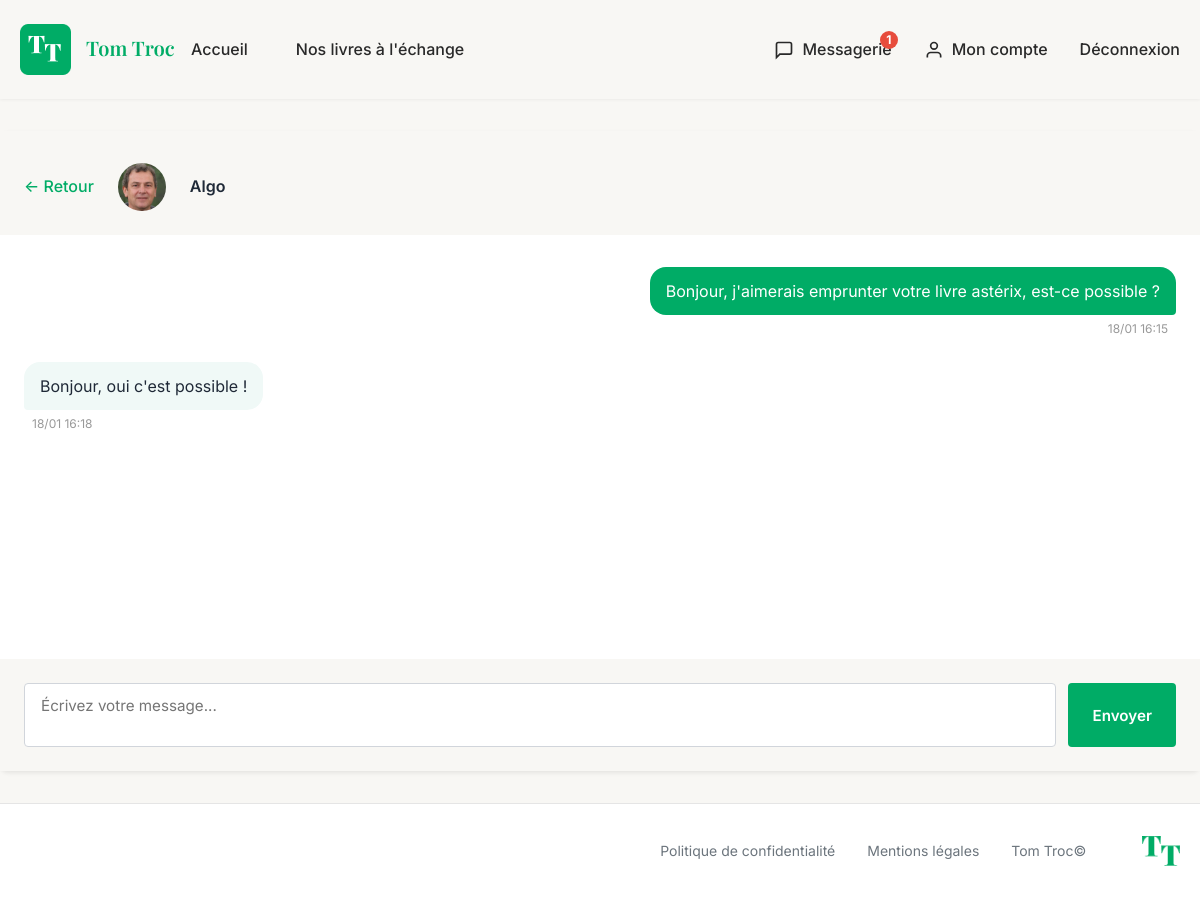
The app's page /index.php/messages/conversation?user_id=3 (signed in) with its own data.
### tables this page shows
CREATE TABLE `users` (
  `id` int(11) NOT NULL,
  `firstname` varchar(100) NOT NULL,
  `lastname` varchar(100) NOT NULL,
  `pseudo` varchar(50) DEFAULT NULL,
  `email` varchar(255) NOT NULL,
  `password` varchar(255) NOT NULL,
  `avatar` varchar(255) DEFAULT NULL,
  `bio` text DEFAULT NULL,
  `created_at` datetime DEFAULT current_timestamp()
);

CREATE TABLE `messages` (
  `id` int(11) NOT NULL,
  `sender_id` int(11) NOT NULL,
  `receiver_id` int(11) NOT NULL,
  `content` text NOT NULL,
  `is_read` tinyint(1) DEFAULT 0,
  `created_at` datetime DEFAULT current_timestamp()
);

### app/core/Controller.php (called while the page is built, shortened)
<?php
class Controller
{
    protected function generateCsrfToken(): string
    {
        return $_SESSION['csrf_token'];
    }
    protected function render(string $view, array $data = []): void
    {
        $data['csrf_token'] = $this->generateCsrfToken();
        extract($data);
        require __DIR__ . '/../views/' . $view . '.php';
        require __DIR__ . '/../views/layout.php';
    }
}

### app/controllers/MessageController.php (called while the page is built, shortened)
<?php
class MessageController extends Controller
{
    public function conversation(): void
    {
        $otherUserId = $_GET['user_id'] ?? null;
        $messageModel = new Message();
        $userModel = new User();
        $otherUser = $userModel->findById((int)$otherUserId);
        $messageModel->markAsRead($_SESSION['user_id'], (int)$otherUserId);
        $conversation = $messageModel->findConversation($_SESSION['user_id'], (int)$otherUserId);
        $this->render('messages/conversation', ['conversation' => $conversation, 'otherUser' => $otherUser]);
    }
}

### public/index.php (called while the page is built, shortened)
<?php
require '../config/start.php';
$router = new Router();
$router->addRoute('GET', '', 'HomeController', 'index');
$router->addRoute('GET', 'login', 'AuthController', 'login');
$router->addRoute('POST', 'login', 'AuthController', 'login');
$router->addRoute('GET', 'register', 'AuthController', 'register');
$router->addRoute('POST', 'register', 'AuthController', 'register');
$router->addRoute('GET', 'logout', 'AuthController', 'logout');
$router->addRoute('GET', 'books', 'BookController', 'index');
$router->addRoute('GET', 'books/show', 'BookController', 'show');
$router->addRoute('GET', 'books/create', 'BookController', 'create');
$router->addRoute('POST', 'books/create', 'BookController', 'create');
$router->addRoute('GET', 'books/edit', 'BookController', 'edit');
$router->addRoute('POST', 'books/edit', 'BookController', 'edit');
$router->addRoute('GET', 'my-books', 'BookController', 'myBooks');
$router->addRoute('GET', 'books/search', 'BookController', 'search');
$router->addRoute('GET', 'books/delete', 'BookController', 'delete');
$router->addRoute('GET', 'books/toggle-status', 'BookController', 'toggleStatus');
$router->addRoute('GET', 'profil', 'ProfilController', 'index');
$router->addRoute('GET', 'profil/edit', 'ProfilController', 'edit');
$router->addRoute('POST', 'profil/edit', 'ProfilController', 'edit');
$router->addRoute('GET', 'user', 'ProfilController', 'publicProfile');
$router->addRoute('GET', 'messages', 'MessageController', 'index');
$router->addRoute('GET', 'messages/conversation', 'MessageController', 'conversation');
$router->addRoute('POST', 'messages/send', 'MessageController', 'send');
$router->addRoute('GET', 'messages/delete', 'MessageController', 'delete');
$router->addRoute('GET', 'messages/poll', 'MessageController', 'poll');
$router->addRoute('POST', 'messages/save-preference', 'MessageController', 'savePreference');
$requestUri = $_SERVER['REQUEST_URI'];
$scriptName = $_SERVER['SCRIPT_NAME'];
$baseUri = str_replace('/public/index.php', '', $scriptName);
$uri = str_replace($baseUri, '', $requestUri);
$uri = trim($uri, '/');
$router->dispatch($_SERVER['REQUEST_METHOD'], $uri);

### config/start.php (called while the page is built, shortened)
<?php
spl_autoload_register(function ($class) {
    $path = str_replace('\\', '/', $class);
    $baseDir = __DIR__ . '/../';
    $namespaceMap = [
        'Controllers' => 'app/controllers/',
        'Models' => 'app/models/',
        'Core' => 'app/core/',
        'Config' => 'config/',
    ];
    foreach ($namespaceMap as $namespace => $dir) {
        if (strpos($path, $namespace) === 0) {
            $relativePath = str_replace($namespace . '/', '', $path);
            $file = $baseDir . $dir . $relativePath . '.php';
            break;
        }
    }
});

### config/Database.php (called while the page is built, shortened)
<?php
class Database
{
    private static ?Database $instance = null;
    private PDO $pdo;
    private function __construct()
    {
        try {
            $this->pdo = new PDO(
                "mysql:host=" . Config::DB_HOST . ";dbname=" . Config::DB_NAME . ";charset=utf8mb4",
                Config::DB_USER,
                Config::DB_PASSWORD
            );
            $this->pdo->setAttribute(PDO::ATTR_ERRMODE, PDO::ERRMODE_EXCEPTION);
            $this->pdo->setAttribute(PDO::ATTR_DEFAULT_FETCH_MODE, PDO::FETCH_ASSOC);
        } catch (PDOException $exception) {
            throw new PDOException("Erreur de connexion : " . $exception->getMessage());
        }
    }
    public static function getInstance(): Database
    {
        if (self::$instance === null) {
            self::$instance = new Database();
        }
        return self::$instance;
    }
    public function getConnection(): PDO
    {
        return $this->pdo;
    }
}

### app/core/Model.php (called while the page is built, shortened)
<?php
class Model
{
    public function __construct()
    {
        $this->pdo = Database::getInstance()->getConnection();
    }
}

### app/models/User.php (called while the page is built, shortened)
<?php
class User extends Model
{
    public function findById(int $id): ?array
    {
        $stmt = $this->pdo->prepare("SELECT * FROM users WHERE id = ?");
        $stmt->execute([$id]);
        $user = $stmt->fetch();
        return $user ?: null;
    }
}

### app/models/Message.php (called while the page is built, shortened)
<?php
class Message extends Model
{
    public function findConversation(int $userId1, int $userId2): array
    {
        $stmt = $this->pdo->prepare("SELECT messages.*, u1.firstname as sender_firstname, u1.lastname as sender_lastname, u2.firstname as receiver_firstname, u2.lastname as receiver_lastname FROM messages JOIN users u1 ON messages.sender_id = u1.id JOIN users u2 ON messages.receiver_id = u2.id WHERE (sender_id = ? AND receiver_id = ?) OR (sender_id = ? AND receiver_id = ?) ORDER BY created_at ASC");
        $stmt->execute([$userId1, $userId2, $userId2, $userId1]);
        return $stmt->fetchAll();
    }
}

### app/views/messages/conversation.php (the view, shortened to what this page needs)
<div class="conversation-wrapper" data-user-id="<?php echo htmlspecialchars($otherUser['id'], ENT_QUOTES, 'UTF-8'); ?>" data-last-message-id="<?php echo htmlspecialchars(end($conversation)['id'] ?? 0, ENT_QUOTES, 'UTF-8'); ?>">
    <div class="conversation-header">
        <a href="<?php echo BASE_URL; ?>/messages" class="back-button">← Retour</a>
        <div class="conversation-header-info">
            <div class="conversation-header-avatar">
                <?php if (isset($otherUser['avatar']) && $otherUser['avatar']) : ?>
                    <img src="<?php echo BASE_URL; ?>/<?php echo htmlspecialchars($otherUser['avatar'], ENT_QUOTES, 'UTF-8'); ?>" alt="Avatar">
                <?php else : ?>
                    <div class="avatar-placeholder-lg">
                        <?php echo strtoupper(substr($otherUser['pseudo'], 0, 1)); ?>
                    </div>
                <?php endif; ?>
            </div>
            <div class="conversation-header-details">
                <h1 class="conversation-header-name"><?php echo htmlspecialchars($otherUser['pseudo'], ENT_QUOTES, 'UTF-8'); ?></h1>
            </div>
        </div>
    </div>
    <div class="conversation-container">
        <div class="chat-messages">
            <?php if (!empty($conversation)) : ?>
                <?php foreach ($conversation as $message) : ?>
                    <div class="message <?php echo $message['sender_id'] == $_SESSION['user_id'] ? 'sent' : 'received'; ?>">
                        <div class="message-bubble">
                            <?php if ($message['content'] === '[MESSAGE_SUPPRIME]') : ?>
                                <em class="deleted-message">Ce message a été supprimé</em>
                            <?php else : ?>
                                <div class="message-content">
                                    <?php echo nl2br(htmlspecialchars($message['content'], ENT_QUOTES, 'UTF-8')); ?>
                                </div>
                            <?php endif; ?>
                            <div class="message-time">
                                <?php echo date('d/m H:i', strtotime($message['created_at'])); ?>
                            </div>
                        </div>
                    </div>
                <?php endforeach; ?>
            <?php endif; ?>
        </div>
        <div class="chat-input-area">
            <form action="<?php echo BASE_URL; ?>/messages/send" method="post" class="message-form">
                <div class="input-wrapper">
                    <textarea
                        id="message-content"
                        name="content"
                        class="message-input"
                        placeholder="Écrivez votre message..."
                        required
                    ></textarea>
                    <button type="submit" class="btn-send">Envoyer</button>
                </div>
            </form>
        </div>
    </div>
</div>

### records on screen
users: avatar (picture), pseudo "Algo"
messages: content "Bonjour, j'aimerais emprunter votre livre astérix, est-ce possible ?", created_at "18/01 16:15"
messages: content "Bonjour, oui c'est possible !", created_at "18/01 16:18"

### other values on screen
$unreadCount "1"
